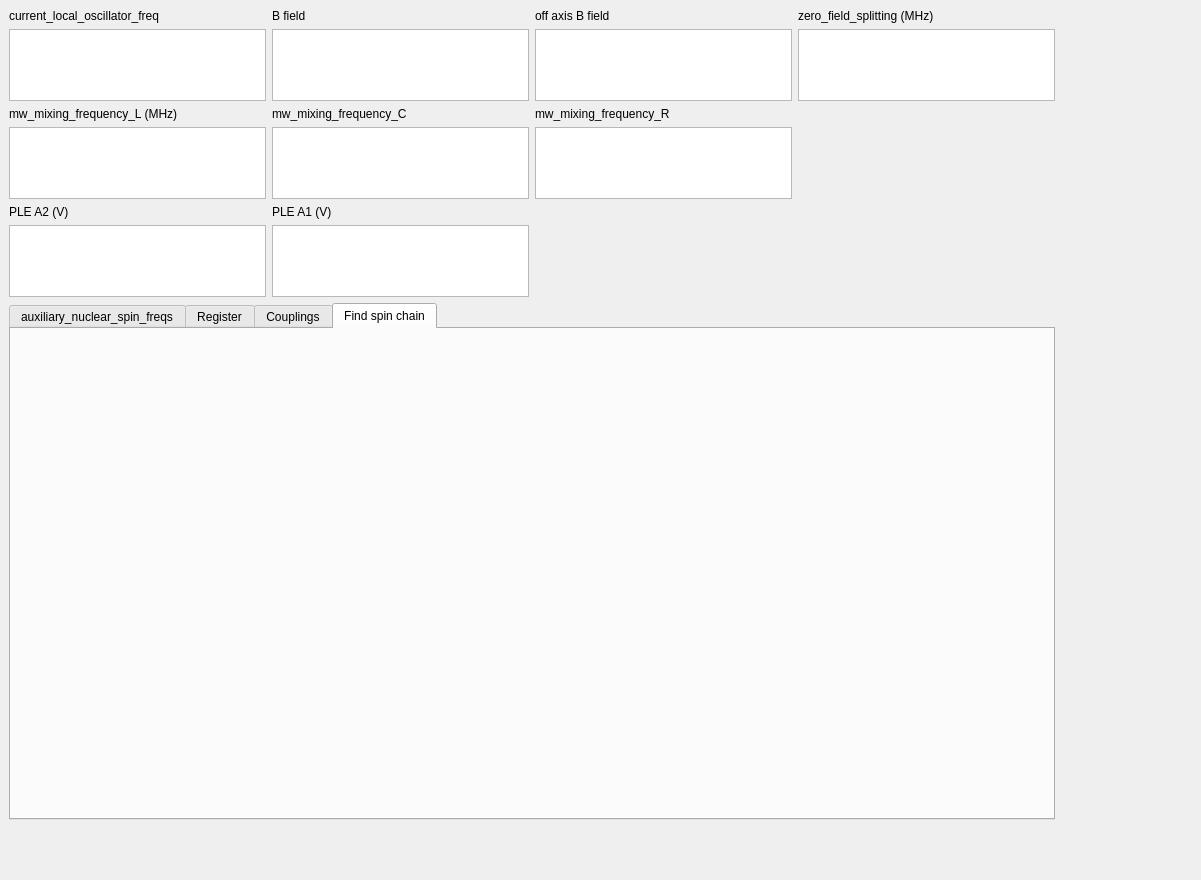
<?xml version="1.0" encoding="UTF-8"?>
<ui version="4.0">
 <class>window</class>
 <widget class="QWidget" name="window">
  <property name="geometry">
   <rect>
    <x>0</x>
    <y>0</y>
    <width>1201</width>
    <height>880</height>
   </rect>
  </property>
  <property name="windowTitle">
   <string>Transition Tracker</string>
  </property>
  <property name="windowOpacity">
   <double>1.000000000000000</double>
  </property>
  <property name="autoFillBackground">
   <bool>false</bool>
  </property>
  <widget class="QPushButton" name="remove_next_script_button">
   <property name="geometry">
    <rect>
     <x>680</x>
     <y>970</y>
     <width>761</width>
     <height>31</height>
    </rect>
   </property>
   <property name="text">
    <string>Remove next script</string>
   </property>
  </widget>
  <widget class="QPushButton" name="set_stop_request_button">
   <property name="geometry">
    <rect>
     <x>680</x>
     <y>1010</y>
     <width>761</width>
     <height>41</height>
    </rect>
   </property>
   <property name="text">
    <string>Set stop_request</string>
   </property>
  </widget>
  <widget class="QWidget" name="verticalLayoutWidget">
   <property name="geometry">
    <rect>
     <x>9</x>
     <y>9</y>
     <width>1046</width>
     <height>811</height>
    </rect>
   </property>
   <layout class="QVBoxLayout" name="verticalLayout_3">
    <item>
     <layout class="QGridLayout" name="gridLayout">
      <item row="5" column="0">
       <widget class="QLabel" name="ple_A2_label">
        <property name="enabled">
         <bool>true</bool>
        </property>
        <property name="text">
         <string>PLE A2 (V)</string>
        </property>
       </widget>
      </item>
      <item row="2" column="2">
       <widget class="QTextBrowser" name="off_axis_B_field_text_field">
        <property name="enabled">
         <bool>true</bool>
        </property>
        <property name="sizePolicy">
         <sizepolicy hsizetype="MinimumExpanding" vsizetype="Minimum">
          <horstretch>0</horstretch>
          <verstretch>0</verstretch>
         </sizepolicy>
        </property>
        <property name="sizeAdjustPolicy">
         <enum>QAbstractScrollArea::AdjustToContents</enum>
        </property>
        <property name="readOnly">
         <bool>false</bool>
        </property>
       </widget>
      </item>
      <item row="0" column="1">
       <widget class="QLabel" name="current_local_oscillator_freq_label_3">
        <property name="enabled">
         <bool>true</bool>
        </property>
        <property name="text">
         <string>B field</string>
        </property>
       </widget>
      </item>
      <item row="3" column="0">
       <widget class="QLabel" name="current_local_oscillator_freq_label_2">
        <property name="enabled">
         <bool>true</bool>
        </property>
        <property name="text">
         <string>mw_mixing_frequency_L (MHz)</string>
        </property>
       </widget>
      </item>
      <item row="0" column="0">
       <widget class="QLabel" name="current_local_oscillator_freq_label">
        <property name="enabled">
         <bool>true</bool>
        </property>
        <property name="text">
         <string>current_local_oscillator_freq</string>
        </property>
       </widget>
      </item>
      <item row="0" column="2">
       <widget class="QLabel" name="current_local_oscillator_freq_label_5">
        <property name="enabled">
         <bool>true</bool>
        </property>
        <property name="text">
         <string>off axis B field</string>
        </property>
       </widget>
      </item>
      <item row="2" column="3">
       <widget class="QTextBrowser" name="zero_field_splitting_text_field">
        <property name="enabled">
         <bool>true</bool>
        </property>
        <property name="sizePolicy">
         <sizepolicy hsizetype="MinimumExpanding" vsizetype="Minimum">
          <horstretch>0</horstretch>
          <verstretch>0</verstretch>
         </sizepolicy>
        </property>
        <property name="sizeAdjustPolicy">
         <enum>QAbstractScrollArea::AdjustToContents</enum>
        </property>
        <property name="readOnly">
         <bool>false</bool>
        </property>
       </widget>
      </item>
      <item row="0" column="3">
       <widget class="QLabel" name="current_local_oscillator_freq_label_7">
        <property name="enabled">
         <bool>true</bool>
        </property>
        <property name="text">
         <string>zero_field_splitting (MHz)</string>
        </property>
       </widget>
      </item>
      <item row="2" column="0">
       <widget class="QTextBrowser" name="current_local_oscillator_freq_text_field">
        <property name="enabled">
         <bool>true</bool>
        </property>
        <property name="sizePolicy">
         <sizepolicy hsizetype="MinimumExpanding" vsizetype="Minimum">
          <horstretch>0</horstretch>
          <verstretch>0</verstretch>
         </sizepolicy>
        </property>
        <property name="sizeAdjustPolicy">
         <enum>QAbstractScrollArea::AdjustToContents</enum>
        </property>
        <property name="readOnly">
         <bool>false</bool>
        </property>
       </widget>
      </item>
      <item row="4" column="0">
       <widget class="QTextBrowser" name="mw_mixing_frequency_L_text_field">
        <property name="enabled">
         <bool>true</bool>
        </property>
        <property name="sizePolicy">
         <sizepolicy hsizetype="MinimumExpanding" vsizetype="Minimum">
          <horstretch>0</horstretch>
          <verstretch>0</verstretch>
         </sizepolicy>
        </property>
        <property name="sizeAdjustPolicy">
         <enum>QAbstractScrollArea::AdjustToContents</enum>
        </property>
        <property name="readOnly">
         <bool>false</bool>
        </property>
       </widget>
      </item>
      <item row="2" column="1">
       <widget class="QTextBrowser" name="Bfield_text_field">
        <property name="enabled">
         <bool>true</bool>
        </property>
        <property name="sizePolicy">
         <sizepolicy hsizetype="MinimumExpanding" vsizetype="Minimum">
          <horstretch>0</horstretch>
          <verstretch>0</verstretch>
         </sizepolicy>
        </property>
        <property name="sizeAdjustPolicy">
         <enum>QAbstractScrollArea::AdjustToContents</enum>
        </property>
        <property name="readOnly">
         <bool>false</bool>
        </property>
       </widget>
      </item>
      <item row="6" column="0">
       <widget class="QTextBrowser" name="ple_A2_text_field">
        <property name="enabled">
         <bool>true</bool>
        </property>
        <property name="sizePolicy">
         <sizepolicy hsizetype="MinimumExpanding" vsizetype="Minimum">
          <horstretch>0</horstretch>
          <verstretch>0</verstretch>
         </sizepolicy>
        </property>
        <property name="maximumSize">
         <size>
          <width>1677721</width>
          <height>1677721</height>
         </size>
        </property>
        <property name="sizeAdjustPolicy">
         <enum>QAbstractScrollArea::AdjustToContents</enum>
        </property>
        <property name="readOnly">
         <bool>false</bool>
        </property>
       </widget>
      </item>
      <item row="3" column="1">
       <widget class="QLabel" name="current_local_oscillator_freq_label_4">
        <property name="enabled">
         <bool>true</bool>
        </property>
        <property name="text">
         <string>mw_mixing_frequency_C</string>
        </property>
       </widget>
      </item>
      <item row="4" column="1">
       <widget class="QTextBrowser" name="mw_mixing_frequency_C_text_field">
        <property name="enabled">
         <bool>true</bool>
        </property>
        <property name="sizePolicy">
         <sizepolicy hsizetype="MinimumExpanding" vsizetype="Minimum">
          <horstretch>0</horstretch>
          <verstretch>0</verstretch>
         </sizepolicy>
        </property>
        <property name="sizeAdjustPolicy">
         <enum>QAbstractScrollArea::AdjustToContents</enum>
        </property>
        <property name="readOnly">
         <bool>false</bool>
        </property>
       </widget>
      </item>
      <item row="5" column="1">
       <widget class="QLabel" name="ple_A1_label">
        <property name="enabled">
         <bool>true</bool>
        </property>
        <property name="text">
         <string>PLE A1 (V)</string>
        </property>
       </widget>
      </item>
      <item row="3" column="2">
       <widget class="QLabel" name="current_local_oscillator_freq_label_6">
        <property name="enabled">
         <bool>true</bool>
        </property>
        <property name="text">
         <string>mw_mixing_frequency_R</string>
        </property>
       </widget>
      </item>
      <item row="4" column="2">
       <widget class="QTextBrowser" name="mw_mixing_frequency_R_text_field">
        <property name="enabled">
         <bool>true</bool>
        </property>
        <property name="sizePolicy">
         <sizepolicy hsizetype="MinimumExpanding" vsizetype="Minimum">
          <horstretch>0</horstretch>
          <verstretch>0</verstretch>
         </sizepolicy>
        </property>
        <property name="sizeAdjustPolicy">
         <enum>QAbstractScrollArea::AdjustToContents</enum>
        </property>
        <property name="readOnly">
         <bool>false</bool>
        </property>
       </widget>
      </item>
      <item row="6" column="1">
       <widget class="QTextBrowser" name="ple_A1_text_field">
        <property name="enabled">
         <bool>true</bool>
        </property>
        <property name="sizePolicy">
         <sizepolicy hsizetype="MinimumExpanding" vsizetype="Minimum">
          <horstretch>0</horstretch>
          <verstretch>0</verstretch>
         </sizepolicy>
        </property>
        <property name="maximumSize">
         <size>
          <width>1677721</width>
          <height>1677721</height>
         </size>
        </property>
        <property name="sizeAdjustPolicy">
         <enum>QAbstractScrollArea::AdjustToContents</enum>
        </property>
        <property name="readOnly">
         <bool>false</bool>
        </property>
       </widget>
      </item>
     </layout>
    </item>
    <item>
     <widget class="QTabWidget" name="tabWidget">
      <property name="enabled">
       <bool>true</bool>
      </property>
      <property name="sizePolicy">
       <sizepolicy hsizetype="MinimumExpanding" vsizetype="MinimumExpanding">
        <horstretch>0</horstretch>
        <verstretch>0</verstretch>
       </sizepolicy>
      </property>
      <property name="currentIndex">
       <number>3</number>
      </property>
      <widget class="QWidget" name="auxiliary_nuclear_spin">
       <attribute name="title">
        <string>auxiliary_nuclear_spin_freqs</string>
       </attribute>
       <widget class="QTableWidget" name="script_queue_table">
        <property name="geometry">
         <rect>
          <x>0</x>
          <y>1</y>
          <width>721</width>
          <height>551</height>
         </rect>
        </property>
        <property name="sizePolicy">
         <sizepolicy hsizetype="MinimumExpanding" vsizetype="MinimumExpanding">
          <horstretch>0</horstretch>
          <verstretch>0</verstretch>
         </sizepolicy>
        </property>
        <property name="sizeAdjustPolicy">
         <enum>QAbstractScrollArea::AdjustToContents</enum>
        </property>
       </widget>
      </widget>
      <widget class="QWidget" name="Register">
       <attribute name="title">
        <string>Register</string>
       </attribute>
      </widget>
      <widget class="QWidget" name="Couplings">
       <attribute name="title">
        <string>Couplings</string>
       </attribute>
      </widget>
      <widget class="QWidget" name="tab">
       <attribute name="title">
        <string>Find spin chain</string>
       </attribute>
      </widget>
     </widget>
    </item>
   </layout>
  </widget>
 </widget>
 <resources/>
 <connections/>
</ui>
